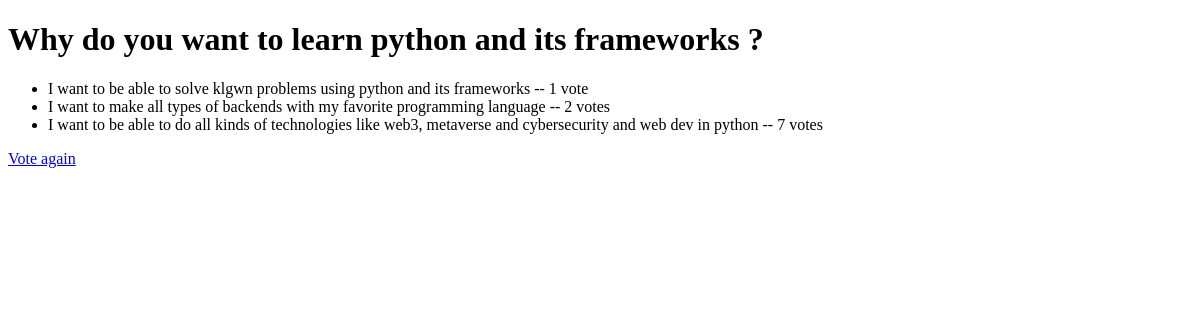
/polls/4/result/, run on an earlier commit of the app's database.
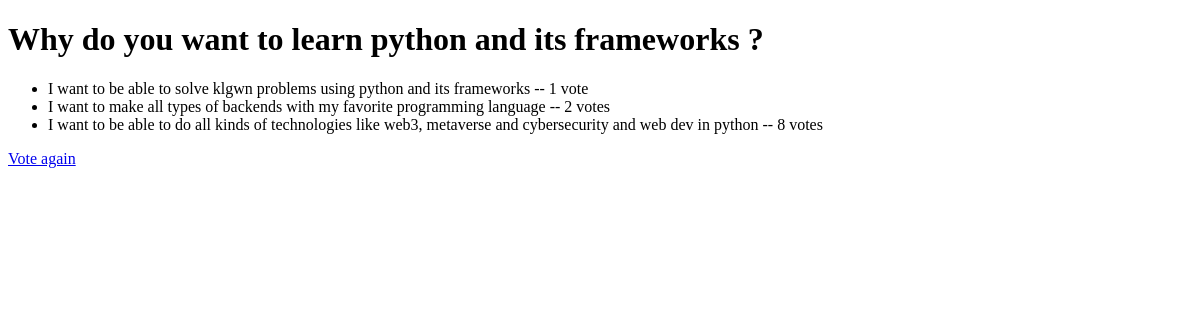
And on a later commit of the database.
### main/models.py (models this page shows, shortened)
class Choice(models.Model):
	question = models.ForeignKey(Question, on_delete=models.CASCADE)
	choice_text = models.CharField(max_length=200)
	votes = models.IntegerField(default=0)

### main/views.py (the view)
# urls.py: path("<int:pk>/result/", views.ResultView.as_view(),  name = "result"),
class ResultView(generic.DetailView):
	template_name = 'polls/result.html'
	def get_queryset(self):
		return Question.objects.filter(pub_date__lte=timezone.now())

### main/templates/polls/result.html (shortened to what this page needs)
<!DOCTYPE html>
<html lang="en">
<head>
</head>
<body>
<h1>{{ question.question_text }}</h1>
<ul>
    {% for choice in question.choice_set.all %}
    <li>{{ choice.choice_text }} -- {{ choice.votes }} vote{{ choice.votes|pluralize }}</li>
    {% endfor %}
</ul>
<a href="{% url 'polls:detail' question.id %}">Vote again</a>
</body>
</html>

What changed in the data, as far as the page shows it:
changed Choice (number 3 of 3 on the later page): votes "7" → "8"
